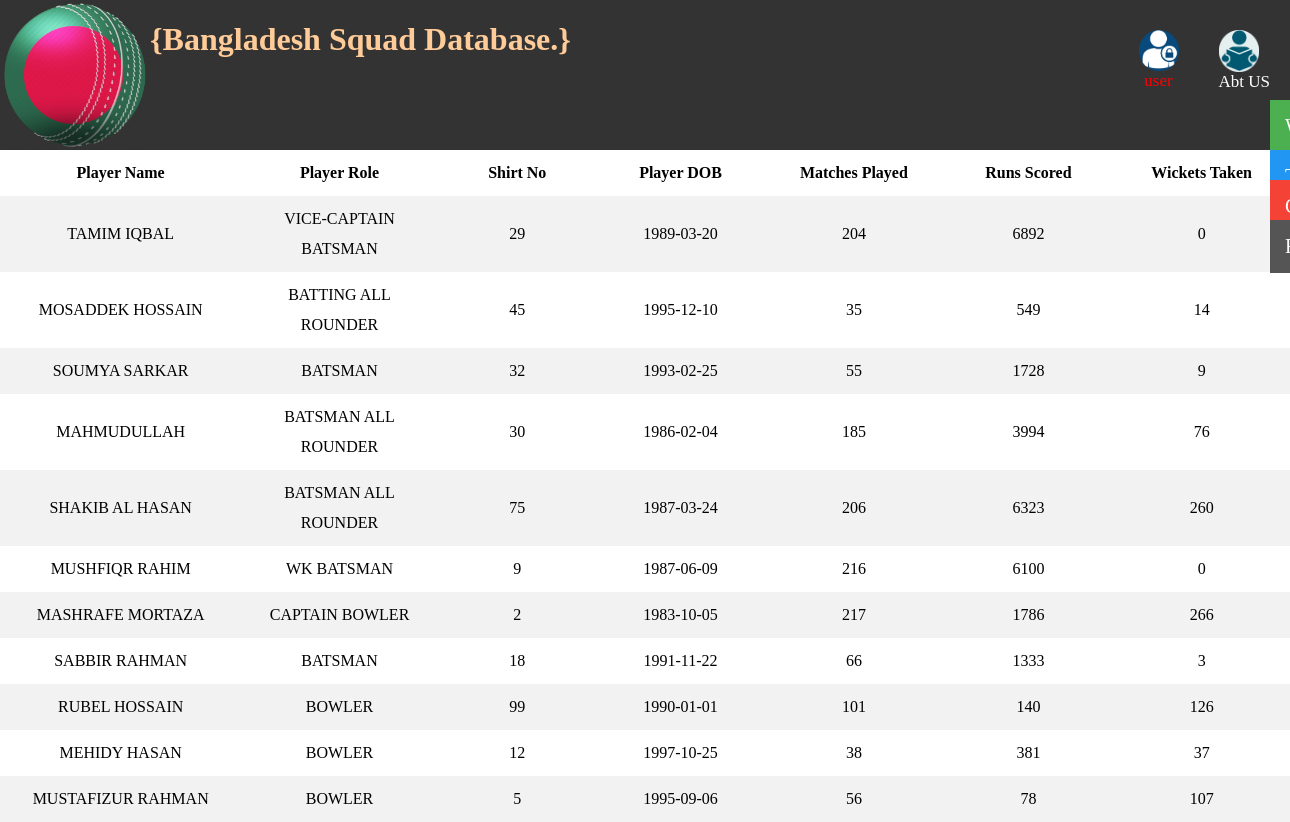
Page /bdsquad.php (signed in) on the committed database.
### tables this page shows
CREATE TABLE `bangladesh` (
  `name` varchar(20) DEFAULT NULL,
  `PLAYER_ROLE` varchar(20) DEFAULT NULL,
  `SHIRT_NO` int(11) DEFAULT NULL,
  `PLAYER_DOB` date DEFAULT NULL,
  `played` int(11) DEFAULT NULL,
  `runs` int(11) DEFAULT NULL,
  `wickets` int(11) DEFAULT NULL,
  `nat` varchar(20) NOT NULL DEFAULT 'Bangladesh'
);

### bdsquad.php (the view, shortened to what this page needs)
<?php
$con=mysqli_connect('localhost','root');
mysqli_select_db($con, 'cricket2');
$querry = "select * from bangladesh order by Player_Role = 'bowler' ";
$result = mysqli_query($con,$querry);
?>
<!DOCTYPE html>
<html>
<head>
<link rel="stylesheet" type="text/css" href="css/home.css">
<link rel="stylesheet" type="text/css" href="css/sidenav.css">
</head>
<body >
	<div class="navbar">
<img src="css/bd.png" width="150" height="150"; style="float: left;">
<h1 style="float: left; color:#ffcc99; "font-style: "Comic Sans MS">
{Bangladesh Squad Database.} </h1>
 <a href="aboutus.php"><img src="css/us.png" width="40" height="60">Abt US</a>
 <a style="color: red" href="welcome.php"><img src="css/log.png" width="40" height="50"><?php echo $_SESSION['username']; ?></a>
  </div>
  <div id="mySidenav" class="sidenav">
  <a href="welcome.php" id="about">Welcome</a>
  <a href="teams.php" id="blog">Teams</a>
  <a href="coach.php" id="projects">Coach</a>
  <a href="ranking.php" id="contact">Ranking</a>
</div>
<table >
	<tr>
			<th>Player Name</th>
			<th>Player Role</th>
			<th>Shirt No</th>
			<th>Player DOB</th>
			<th>Matches Played</th>
			<th>Runs Scored</th>
			<th>Wickets Taken</th>
		</tr>
		<?php
		global $result;
		while ($rows=mysqli_fetch_assoc($result)):?>
			<tr align="center">
				<td><?php echo $rows['name'];?></td>
				<td><?php echo $rows['PLAYER_ROLE'];?></td>
				<td><?php echo $rows['SHIRT_NO'];?></td>
				<td><?php echo $rows['PLAYER_DOB'];?></td>
				<td><?php echo $rows['played'];?></td>
				<td><?php echo $rows['runs'];?></td>
				<td><?php echo $rows['wickets']; ?>
				</td>
			</tr>
<?php endwhile;?>
</table>
</body>
</html>

### css/home.css (style rules this page uses)
* { box-sizing:border-box; }
body { font-family: "Arial", red serif); margin: 0; }
img { display: block; height: auto; max-width: 100%; }
.navbar { width: 100%; background-color: #555; overflow: auto; }
.navbar a { float: left; padding: 12px; color: white; text-decoration: none; font-size: 17px; }
.navbar { overflow: hidden; position: sticky; position: -webkit-sticky; top: 0; color: black; background-color: #333; }
.navbar a { float: right; display: block; color: white; text-align: center; padding: 30px 20px; text-decoration: none; }

### css/sidenav.css (style rules this page uses)
#mySidenav a { position: absolute; right: -80px; transition: 0.7s; padding: 15px; width: 100px; text-decoration: none; font-size: 20px; color: white; border-radius: 0 5px 5px 0; }
#about { top: 100px; background-color: #4CAF50; }
#blog { top: 150px; background-color: #2196F3; }
#projects { top: 180px; background-color: #f44336; }
#contact { top: 220px; background-color: #555 }

### bdsquad.php (style rules this page uses)
table { border-collapse: collapse; width: 100%; }
th, td { border= 1px ; width: 900px; line-height: 30px; text-align: center; padding: 8px; }
tr:nth-child(even) { background-color: #f2f2f2; }

### rows in the picture
bangladesh: name "TAMIM IQBAL", PLAYER_ROLE "VICE-CAPTAIN BATSMAN", SHIRT_NO "29", PLAYER_DOB "1989-03-20", played "204", runs "6892", wickets "0"
bangladesh: name "MOSADDEK HOSSAIN", PLAYER_ROLE "BATTING ALL ROUNDER", SHIRT_NO "45", PLAYER_DOB "1995-12-10", played "35", runs "549", wickets "14"
bangladesh: name "SOUMYA SARKAR", PLAYER_ROLE "BATSMAN", SHIRT_NO "32", PLAYER_DOB "1993-02-25", played "55", runs "1728", wickets "9"
bangladesh: name "MAHMUDULLAH", PLAYER_ROLE "BATSMAN ALL ROUNDER", SHIRT_NO "30", PLAYER_DOB "1986-02-04", played "185", runs "3994", wickets "76"
bangladesh: name "SHAKIB AL HASAN", PLAYER_ROLE "BATSMAN ALL ROUNDER", SHIRT_NO "75", PLAYER_DOB "1987-03-24", played "206", runs "6323", wickets "260"
bangladesh: name "MUSHFIQR RAHIM", PLAYER_ROLE "WK BATSMAN", SHIRT_NO "9", PLAYER_DOB "1987-06-09", played "216", runs "6100", wickets "0"
bangladesh: name "MASHRAFE MORTAZA", PLAYER_ROLE "CAPTAIN BOWLER", SHIRT_NO "2", PLAYER_DOB "1983-10-05", played "217", runs "1786", wickets "266"
bangladesh: name "SABBIR RAHMAN", PLAYER_ROLE "BATSMAN", SHIRT_NO "18", PLAYER_DOB "1991-11-22", played "66", runs "1333", wickets "3"
bangladesh: name "RUBEL HOSSAIN", PLAYER_ROLE "BOWLER", SHIRT_NO "99", PLAYER_DOB "1990-01-01", played "101", runs "140", wickets "126"
bangladesh: name "MEHIDY HASAN", PLAYER_ROLE "BOWLER", SHIRT_NO "12", PLAYER_DOB "1997-10-25", played "38", runs "381", wickets "37"
bangladesh: name "MUSTAFIZUR RAHMAN", PLAYER_ROLE "BOWLER", SHIRT_NO "5", PLAYER_DOB "1995-09-06", played "56", runs "78", wickets "107"

### other values in the picture
$_SESSION['username'] "user"
